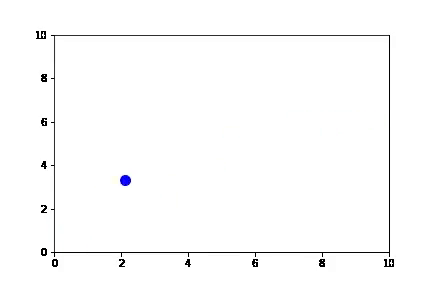
#> input picture frame 120 of Task 2/video_only/video_only_ID_15.mp4, 432 x 288 px, given in place of video_only_ID_1.mp4, which was not available
$ jupyter execute --allow-errors 'Task 2 Notebook.ipynb'   (text cells are left out)
#> lines starting #> are read from the running program, lines starting #| are printed output that depends on the picture; after the words box and inside, x2 and y2 are one past the last pixel; in counts of white or black regions, pixels touching at a corner belong together; pictures that were not available may be replaced by others from this repository, and a replacement may not be noted
[cell 1]
import os
import numpy as np
import librosa
import librosa.display
import cv2
import matplotlib.pyplot as plt
from collections import Counter
from scipy.signal import find_peaks
from IPython.display import Audio

[cell 2]
video_folder = "video_only"
audio_folder = "audio_only"

[cell 3]
def get_audio_duration(audio_path):
    y, sr = librosa.load(audio_path, sr=None)
    return len(y) / sr

def get_video_duration(video_path):
    cap = cv2.VideoCapture(video_path)
    fps = cap.get(cv2.CAP_PROP_FPS)
    total_frames = cap.get(cv2.CAP_PROP_FRAME_COUNT)
    cap.release()
    return total_frames / fps if fps > 0 else 0

#> (a cell that did not finish here is left out)

[cell 5]
video_durations = [round(get_video_duration(os.path.join(video_folder, f)))
                   for f in os.listdir(video_folder) if f.endswith(".mp4")]
video_duration_counts = Counter(video_durations)
print("Video Duration Distribution (seconds):", video_duration_counts)

[cell 6]
def detect_collisions(audio_path, threshold=0.8):
    y, sr = librosa.load(audio_path, sr=None)
    S = np.abs(librosa.stft(y, n_fft=2048, hop_length=512))
    S_db = librosa.amplitude_to_db(S, ref=np.max)
    avg_energy = np.mean(S_db, axis=0)
    norm_energy = (avg_energy - np.min(avg_energy)) / (np.max(avg_energy) - np.min(avg_energy))
    peaks, _ = find_peaks(norm_energy, height=threshold)
    peak_times = librosa.frames_to_time(peaks, sr=sr, hop_length=512)
    return peak_times, S_db, sr, y

# Test on a sample file
audio_file = os.path.join(audio_folder, "audio_only_ID_11.wav")
#> (the rest of this cell did not finish here and is left out)

#> (a cell that did not finish here is left out)

[cell 8]
plt.figure(figsize=(12, 6))
#> (this line was passed over: IPython is not available in this run)
plt.title(f"Spectrogram with Collision Peaks - {os.path.basename(audio_file)}")
#> (this line was passed over: IPython is not available in this run)
#> (the rest of this cell did not finish here and is left out)

[cell 9]
collision_data = {}

#> (the rest of this cell did not finish here and is left out)

[cell 10]
collision_data # Display all collision data for all the audio files

[cell 11]
collision_counts = {audio_name: len(collisions) for audio_name, collisions in collision_data.items()}

print("\nTotal Number of Collisions for Each Audio File:")
for audio_name, count in collision_counts.items():
    print(f"{audio_name}: {count}")

#> (a cell that did not finish here is left out)

[cell 13]
import cv2
import numpy as np
import os

[cell 14]
# Function to detect the playing area boundaries

def detect_playing_area(cap):
    """Detects the playing area boundaries using edge and contour detection."""
    boundary_frames = 10
    frames = []

    for _ in range(boundary_frames):
        ret, frame = cap.read()
        if not ret:
            break
        frames.append(frame)

    if not frames:
        return None

    first_frame = frames[0]
    gray = cv2.cvtColor(first_frame, cv2.COLOR_BGR2GRAY)
    height, width = gray.shape

    edges = cv2.Canny(gray, 50, 150)
    lines = cv2.HoughLinesP(edges, 1, np.pi/180, threshold=100, minLineLength=width/3, maxLineGap=20)

    if lines is None or len(lines) < 4:
        _, binary = cv2.threshold(gray, 30, 255, cv2.THRESH_BINARY)
        contours, _ = cv2.findContours(binary, cv2.RETR_EXTERNAL, cv2.CHAIN_APPROX_SIMPLE)

        if contours:
            playing_area = max(contours, key=cv2.contourArea)
            x, y, w, h = cv2.boundingRect(playing_area)
            boundaries = {"left": x, "right": x + w, "top": y, "bottom": y + h}
        else:
            padding = 10
            boundaries = {"left": padding, "right": width - padding, "top": padding, "bottom": height - padding}
    else:
        horizontal_lines, vertical_lines = [], []

        for line in lines:
            x1, y1, x2, y2 = line[0]
            if abs(x2 - x1) > abs(y2 - y1):
                horizontal_lines.append((y1 + y2) / 2)
            else:
                vertical_lines.append((x1 + x2) / 2)

        if len(horizontal_lines) < 2 or len(vertical_lines) < 2:
            padding = 10
            boundaries = {"left": padding, "right": width - padding, "top": padding, "bottom": height - padding}
        else:
            horizontal_lines.sort()
            vertical_lines.sort()
            boundaries = {
                "top": max(int(min(horizontal_lines)), 0),
                "bottom": min(int(max(horizontal_lines)), height),
                "left": max(int(min(vertical_lines)), 0),
                "right": min(int(max(vertical_lines)), width)
            }

    return boundaries

[cell 15]
# Function to track ball collisions
def monitor_ball_collisions(cap, boundaries, fps):
    """Tracks the ball and detects collision events."""
    prev_positions = []
    collision_timestamps = []
    frame_count = 0

    min_frames_between_collisions = int(fps / 16)
    last_collision_frame = -min_frames_between_collisions
    base_collision_margin = 5

    while cap.isOpened():
        ret, frame = cap.read()
        if not ret:
            break

        hsv = cv2.cvtColor(frame, cv2.COLOR_BGR2HSV)
        lower_blue, upper_blue = np.array([100, 150, 50]), np.array([140, 255, 255])
        mask = cv2.inRange(hsv, lower_blue, upper_blue)
        kernel = np.ones((5, 5), np.uint8)
        mask = cv2.morphologyEx(mask, cv2.MORPH_OPEN, kernel)
        mask = cv2.morphologyEx(mask, cv2.MORPH_CLOSE, kernel)

        contours, _ = cv2.findContours(mask, cv2.RETR_EXTERNAL, cv2.CHAIN_APPROX_SIMPLE)

        if contours:
            c = max(contours, key=cv2.contourArea)
            M = cv2.moments(c)
            if M["m00"] != 0:
                cx, cy = int(M["m10"] / M["m00"]), int(M["m01"] / M["m00"])
                (_, _), radius = cv2.minEnclosingCircle(c)
                radius = int(radius)
                current_pos = (cx, cy, radius)

                prev_positions.append(current_pos)
                if len(prev_positions) > 10:
                    prev_positions.pop(0)

                if len(prev_positions) > 1:
                    prev_x, prev_y, _ = prev_positions[-2]
                    dx, dy = cx - prev_x, cy - prev_y
                    velocity = np.sqrt(dx**2 + dy**2)
                    collision_margin = base_collision_margin + int(velocity * 0.2)

                    collision_detected = False
                    if (cx - radius) <= (boundaries["left"] + collision_margin) and dx < 0:
                        collision_detected = True
                    elif (cx + radius) >= (boundaries["right"] - collision_margin) and dx > 0:
                        collision_detected = True
                    elif (cy - radius) <= (boundaries["top"] + collision_margin) and dy < 0:
                        collision_detected = True
                    elif (cy + radius) >= (boundaries["bottom"] - collision_margin) and dy > 0:
                        collision_detected = True

                    if collision_detected and (frame_count - last_collision_frame) > min_frames_between_collisions:
                        timestamp = frame_count / fps
                        collision_timestamps.append(timestamp)
                        last_collision_frame = frame_count

        frame_count += 1

    return collision_timestamps

[cell 16]
# Comment: Function to analyze a video and detect collisions
def process_video(video_path):
    cap = cv2.VideoCapture(video_path)
    if not cap.isOpened():
        print(f"Error: Could not open {video_path}")
        return []

    fps = cap.get(cv2.CAP_PROP_FPS)
    boundaries = detect_playing_area(cap)
    if not boundaries:
        print("Error: Could not detect playing area boundaries.")
        return []

    cap.set(cv2.CAP_PROP_POS_FRAMES, 0)
    collision_timestamps = monitor_ball_collisions(cap, boundaries, fps)

    cap.release()
    cv2.destroyAllWindows()

    return collision_timestamps

[cell 17]
file_to_check = os.path.join(video_folder, "video_only_ID_1.mp4")

if file_to_check.endswith(".mp4"):
    print(f"Processing video file: {file_to_check}")
    collision_timestamps = process_video(file_to_check)
#> the loop in detect_playing_area, `for _ in range(boundary_frames):` made 10 passes
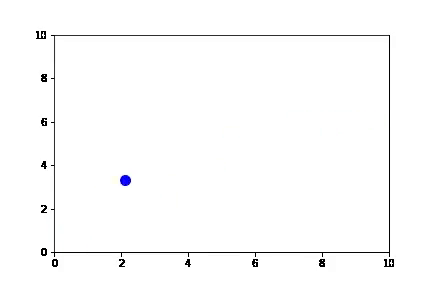
#> input picture frame 120 of Task 2/video_only/video_only_ID_15.mp4, 432 x 288 px, given in place of video_only_ID_1.mp4, which was not available
#> after the loop in detect_playing_area, `for _ in range(boundary_frames):`: frames = 10 items
#> in detect_playing_area, first_frame is the input picture: shape (288, 432, 3); mean B, G, R 251.8, 251.7, 251.7
#> in detect_playing_area, `edges = cv2.Canny(gray, 50, 150)`:
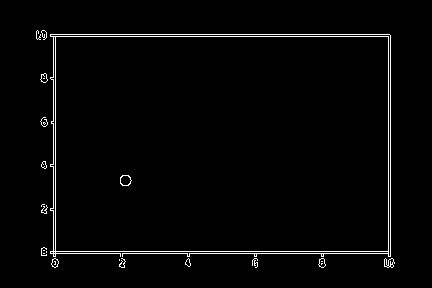
#> edges: shape (288, 432); 2.2% white in thin lines or dots, all inside (x1, y1, x2, y2) = (36, 30, 395, 268)
#> in detect_playing_area, `lines = cv2.HoughLinesP(edges, 1, np.pi/180, threshold=100, minLineLen..`: lines = [[36, 36, 390, 36], [41, 251, 390, 251], [41, 253, 390, 253], [36, 34, 389, 34], [55, 267, 55, 37], [53, 266, 53, 37], [390, 266, 390, 35], [388, 267, 388, 37]]
#> the loop in detect_playing_area, `for line in lines:` made 8 passes
#> after the loop in detect_playing_area, `for line in lines:`: horizontal_lines = [36, 251, 253, 34]; vertical_lines = [55, 53, 390, 388]
#> in detect_playing_area, `boundaries = { "top": max(int(min(horizontal_lines)), 0), "bottom": mi..`: boundaries = {'top': 34, 'bottom': 253, 'left': 53, 'right': 390}
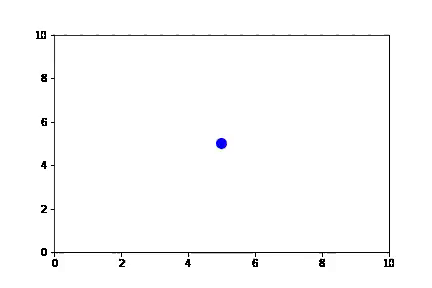
#> input picture frame 0 of Task 2/video_only/video_only_ID_15.mp4, 432 x 288 px, given in place of video_only_ID_1.mp4, which was not available
#> in monitor_ball_collisions, frame is the input picture: shape (288, 432, 3); mean B, G, R 251.8, 251.6, 251.6
#> in monitor_ball_collisions, `hsv = cv2.cvtColor(frame, cv2.COLOR_BGR2HSV)`: hsv: shape (288, 432, 3); mean H, S, V 0.3, 0.2, 251.8
#> in monitor_ball_collisions, `mask = cv2.inRange(hsv, lower_blue, upper_blue)`:
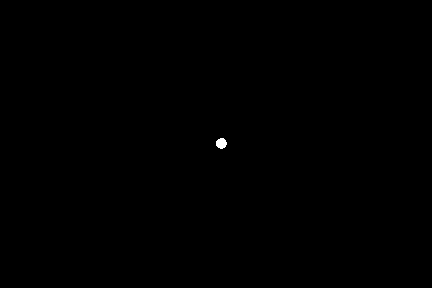
#> mask: shape (288, 432); 0.07% white; 1 white region, box (x1, y1, x2, y2) and area: (216, 138, 227, 149) 92
#> in monitor_ball_collisions, `mask = cv2.morphologyEx(mask, cv2.MORPH_OPEN, kernel)`: mask: shape (288, 432); 0.07% white; 1 white region, box (x1, y1, x2, y2) and area: (216, 139, 226, 148) 82
#> in monitor_ball_collisions, `contours, _ = cv2.findContours(mask, cv2.RETR_EXTERNAL, cv2.CHAIN_APPR..`: contours = 1 item
#> in monitor_ball_collisions, `c = max(contours, key=cv2.contourArea)`: c = [[218, 139], [216, 141], [216, 145], [218, 147], [224, 147], [225, 146], [225, 140], [224, 139]]
#> in monitor_ball_collisions, `M = cv2.moments(c)`: M = moments, m00 67, centre m10/m00, m01/m00 = (220.7, 143)
#> in monitor_ball_collisions, `cx, cy = int(M["m10"] / M["m00"]), int(M["m01"] / M["m00"])`: cx = 220; cy = 143
#> in monitor_ball_collisions, `(_, _), radius = cv2.minEnclosingCircle(c)`: radius = 5.18
#> in monitor_ball_collisions, `radius = int(radius)`: radius = 5
#> in monitor_ball_collisions, `current_pos = (cx, cy, radius)`: current_pos = (220, 143, 5)

$ run again, starting later in the video
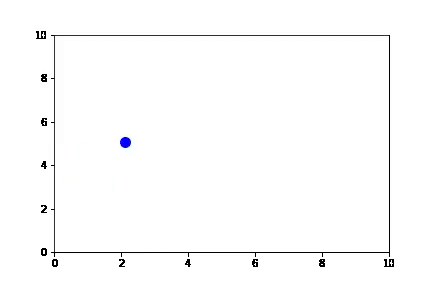
#> input picture frame 540 of Task 2/video_only/video_only_ID_15.mp4, 432 x 288 px, given in place of video_only_ID_1.mp4, which was not available
#> the loop in detect_playing_area, `for _ in range(boundary_frames):` made 10 passes
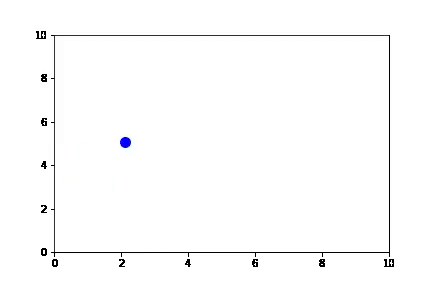
#> input picture frame 540 of Task 2/video_only/video_only_ID_15.mp4, 432 x 288 px, given in place of video_only_ID_1.mp4, which was not available
#> after the loop in detect_playing_area, `for _ in range(boundary_frames):`: frames = 10 items
#> in detect_playing_area, first_frame is the input picture: shape (288, 432, 3); mean B, G, R 251.9, 251.7, 251.7
#> edges: shape (288, 432); 2.2% white in thin lines or dots, all inside (x1, y1, x2, y2) = (36, 30, 395, 268)
#> lines = [[36, 36, 390, 36], [36, 34, 388, 34], [40, 251, 390, 251], [40, 253, 390, 253], [55, 267, 55, 37], [390, 267, 390, 35], [388, 267, 388, 37], [53, 266, 53, 37]]
#> the loop in detect_playing_area, `for line in lines:` made 8 passes
#> after the loop in detect_playing_area, `for line in lines:`: horizontal_lines = [36, 34, 251, 253]; vertical_lines = [55, 390, 388, 53]
#> in detect_playing_area, `boundaries = { "top": max(int(min(horizontal_lines)), 0), "bottom": mi..`: boundaries = {'top': 34, 'bottom': 253, 'left': 53, 'right': 390}
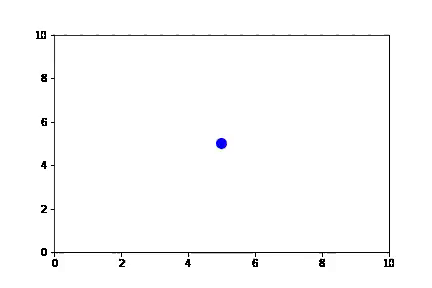
#> input picture frame 0 of Task 2/video_only/video_only_ID_15.mp4, 432 x 288 px, given in place of video_only_ID_1.mp4, which was not available
#> in monitor_ball_collisions, frame is the input picture: shape (288, 432, 3); mean B, G, R 251.8, 251.6, 251.6
#> hsv: shape (288, 432, 3); mean H, S, V 0.3, 0.2, 251.8
#> contours = 1 item
#> c = [[218, 139], [216, 141], [216, 145], [218, 147], [224, 147], [225, 146], [225, 140], [224, 139]]
#> M = moments, m00 67, centre m10/m00, m01/m00 = (220.7, 143)
#> cx = 220; cy = 143
#> in monitor_ball_collisions, `(_, _), radius = cv2.minEnclosingCircle(c)`: radius = 5.18
#> in monitor_ball_collisions, `radius = int(radius)`: radius = 5
#> current_pos = (220, 143, 5)

$ run again, starting later in the video
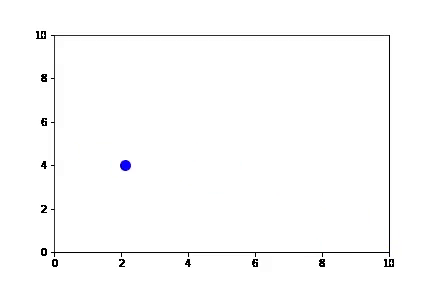
#> input picture frame 960 of Task 2/video_only/video_only_ID_15.mp4, 432 x 288 px, given in place of video_only_ID_1.mp4, which was not available
#> the loop in detect_playing_area, `for _ in range(boundary_frames):` made 10 passes
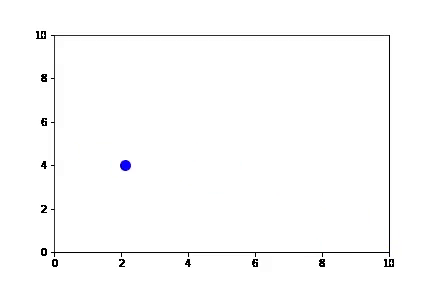
#> input picture frame 960 of Task 2/video_only/video_only_ID_15.mp4, 432 x 288 px, given in place of video_only_ID_1.mp4, which was not available
#> after the loop in detect_playing_area, `for _ in range(boundary_frames):`: frames = 10 items
#> in detect_playing_area, first_frame is the input picture: shape (288, 432, 3); mean B, G, R 251.8, 251.7, 251.7
#> edges: shape (288, 432); 2.2% white in thin lines or dots, all inside (x1, y1, x2, y2) = (36, 30, 395, 268)
#> lines = [[36, 36, 390, 36], [36, 34, 388, 34], [40, 251, 390, 251], [40, 253, 390, 253], [55, 267, 55, 37], [390, 267, 390, 35], [388, 267, 388, 37], [53, 266, 53, 37]]
#> the loop in detect_playing_area, `for line in lines:` made 8 passes
#> after the loop in detect_playing_area, `for line in lines:`: horizontal_lines = [36, 34, 251, 253]; vertical_lines = [55, 390, 388, 53]
#> in detect_playing_area, `boundaries = { "top": max(int(min(horizontal_lines)), 0), "bottom": mi..`: boundaries = {'top': 34, 'bottom': 253, 'left': 53, 'right': 390}
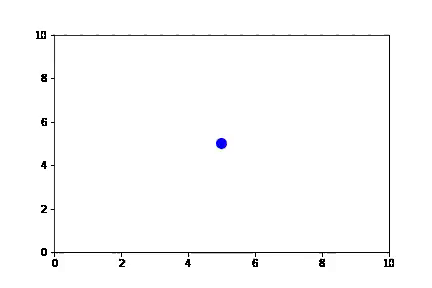
#> input picture frame 0 of Task 2/video_only/video_only_ID_15.mp4, 432 x 288 px, given in place of video_only_ID_1.mp4, which was not available
#> in monitor_ball_collisions, frame is the input picture: shape (288, 432, 3); mean B, G, R 251.8, 251.6, 251.6
#> hsv: shape (288, 432, 3); mean H, S, V 0.3, 0.2, 251.8
#> contours = 1 item
#> c = [[218, 139], [216, 141], [216, 145], [218, 147], [224, 147], [225, 146], [225, 140], [224, 139]]
#> M = moments, m00 67, centre m10/m00, m01/m00 = (220.7, 143)
#> cx = 220; cy = 143
#> in monitor_ball_collisions, `(_, _), radius = cv2.minEnclosingCircle(c)`: radius = 5.18
#> in monitor_ball_collisions, `radius = int(radius)`: radius = 5
#> current_pos = (220, 143, 5)
